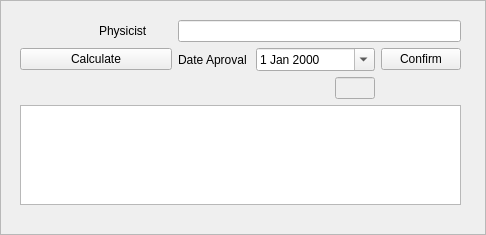
<?xml version="1.0" encoding="UTF-8"?>
<ui version="4.0">
 <class>Frame</class>
 <widget class="QFrame" name="Frame">
  <property name="geometry">
   <rect>
    <x>0</x>
    <y>0</y>
    <width>486</width>
    <height>235</height>
   </rect>
  </property>
  <property name="sizePolicy">
   <sizepolicy hsizetype="Preferred" vsizetype="Expanding">
    <horstretch>0</horstretch>
    <verstretch>0</verstretch>
   </sizepolicy>
  </property>
  <property name="minimumSize">
   <size>
    <width>0</width>
    <height>0</height>
   </size>
  </property>
  <property name="windowTitle">
   <string>Frame</string>
  </property>
  <property name="frameShape">
   <enum>QFrame::StyledPanel</enum>
  </property>
  <property name="frameShadow">
   <enum>QFrame::Raised</enum>
  </property>
  <widget class="QWidget" name="gridLayoutWidget">
   <property name="geometry">
    <rect>
     <x>10</x>
     <y>10</y>
     <width>461</width>
     <height>205</height>
    </rect>
   </property>
   <layout class="QGridLayout" name="grid_layout">
    <property name="margin">
     <number>10</number>
    </property>
    <item row="0" column="1">
     <widget class="QLabel" name="label_2">
      <property name="text">
       <string>Physicist</string>
      </property>
     </widget>
    </item>
    <item row="0" column="2" colspan="4">
     <widget class="QLineEdit" name="tx_physicist"/>
    </item>
    <item row="3" column="0" colspan="6">
     <widget class="QPlainTextEdit" name="tx_notes">
      <property name="maximumSize">
       <size>
        <width>16777215</width>
        <height>16777215</height>
       </size>
      </property>
     </widget>
    </item>
    <item row="1" column="0" colspan="2">
     <widget class="QPushButton" name="bt_calculate">
      <property name="sizePolicy">
       <sizepolicy hsizetype="Preferred" vsizetype="Fixed">
        <horstretch>0</horstretch>
        <verstretch>0</verstretch>
       </sizepolicy>
      </property>
      <property name="maximumSize">
       <size>
        <width>16777215</width>
        <height>16777215</height>
       </size>
      </property>
      <property name="toolTip">
       <string>Calculate organ doses</string>
      </property>
      <property name="text">
       <string>Calculate</string>
      </property>
      <property name="icon">
       <iconset resource="../icons.qrc">
        <normaloff>:/database/resources/calculator.svg</normaloff>:/database/resources/calculator.svg</iconset>
      </property>
      <property name="iconSize">
       <size>
        <width>24</width>
        <height>24</height>
       </size>
      </property>
     </widget>
    </item>
    <item row="1" column="2">
     <widget class="QLabel" name="label">
      <property name="text">
       <string>Date Aproval</string>
      </property>
     </widget>
    </item>
    <item row="2" column="4">
     <widget class="QLineEdit" name="tx_n_session">
      <property name="enabled">
       <bool>false</bool>
      </property>
      <property name="sizePolicy">
       <sizepolicy hsizetype="Fixed" vsizetype="Fixed">
        <horstretch>0</horstretch>
        <verstretch>0</verstretch>
       </sizepolicy>
      </property>
      <property name="maximumSize">
       <size>
        <width>40</width>
        <height>16777215</height>
       </size>
      </property>
     </widget>
    </item>
    <item row="1" column="5">
     <widget class="QPushButton" name="bt_confirm">
      <property name="sizePolicy">
       <sizepolicy hsizetype="Preferred" vsizetype="Fixed">
        <horstretch>0</horstretch>
        <verstretch>0</verstretch>
       </sizepolicy>
      </property>
      <property name="text">
       <string>Confirm</string>
      </property>
      <property name="checkable">
       <bool>true</bool>
      </property>
     </widget>
    </item>
    <item row="1" column="3" colspan="2">
     <widget class="QDateEdit" name="dt_aproval">
      <property name="enabled">
       <bool>true</bool>
      </property>
      <property name="buttonSymbols">
       <enum>QAbstractSpinBox::PlusMinus</enum>
      </property>
      <property name="calendarPopup">
       <bool>true</bool>
      </property>
     </widget>
    </item>
   </layout>
  </widget>
  <action name="act_edit">
   <property name="checkable">
    <bool>true</bool>
   </property>
   <property name="icon">
    <iconset resource="../icons.qrc">
     <normaloff>:/database/resources/edit.svg</normaloff>:/database/resources/edit.svg</iconset>
   </property>
   <property name="text">
    <string>Edit/Update</string>
   </property>
   <property name="toolTip">
    <string>Edit/Update record</string>
   </property>
  </action>
  <action name="act_undo">
   <property name="enabled">
    <bool>false</bool>
   </property>
   <property name="icon">
    <iconset resource="../icons.qrc">
     <normaloff>:/database/resources/undo.svg</normaloff>:/database/resources/undo.svg</iconset>
   </property>
   <property name="text">
    <string>Undo</string>
   </property>
   <property name="toolTip">
    <string>Undo edition and lock record</string>
   </property>
  </action>
  <action name="act_notes">
   <property name="icon">
    <iconset resource="../icons.qrc">
     <normaloff>:/database/resources/notas.svg</normaloff>:/database/resources/notas.svg</iconset>
   </property>
   <property name="text">
    <string>Notes</string>
   </property>
  </action>
 </widget>
 <tabstops>
  <tabstop>tx_physicist</tabstop>
 </tabstops>
 <resources>
  <include location="../icons.qrc"/>
 </resources>
 <connections/>
</ui>
